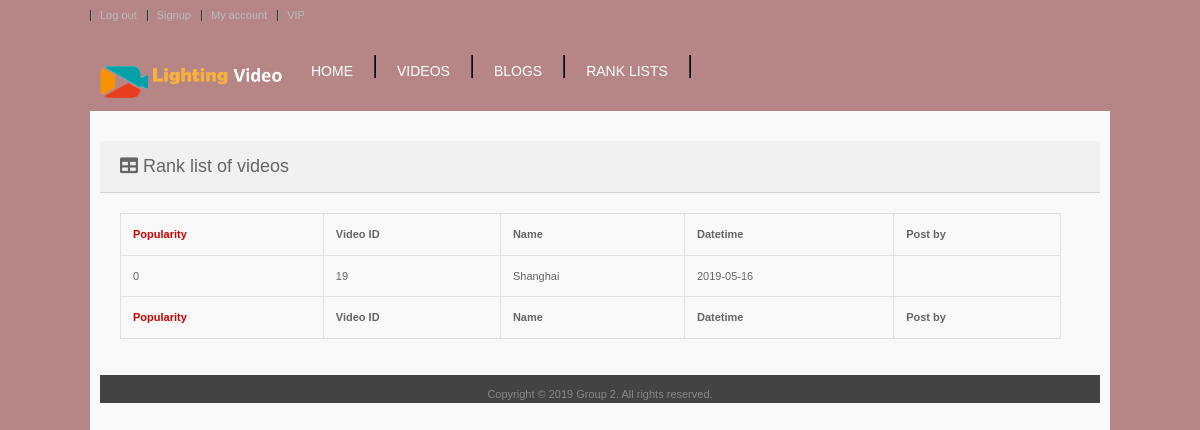
/rank_list/ranklist.php (signed in), run on an earlier commit of the app's database.
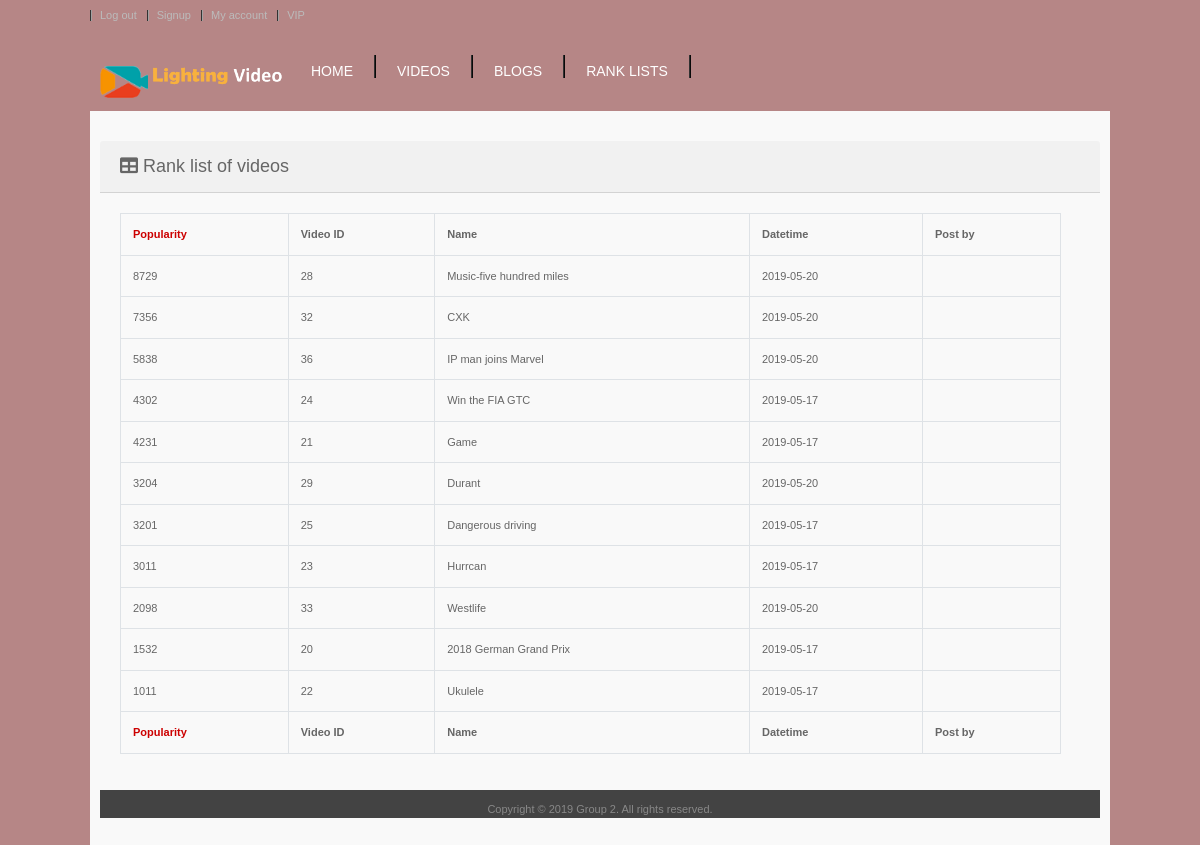
And on a later commit of the database.
### tables this page shows
CREATE TABLE `videos` (
  `vd_id` int(20) NOT NULL,
  `vd_name` varchar(30) NOT NULL,
  `vd_content` text NOT NULL,
  `vd_date` date NOT NULL,
  `vd_file` text NOT NULL,
  `vd_popularity` int(99) DEFAULT NULL
);

### includes/table_videos_rank_list.php (the view, shortened to what this page needs)
<div style="margin-top: 20px;">
  <div class="card-header" style="font-size: 18px;">
    <i class="fas fa-table"></i>
    Rank list of videos</div>
  <div class="card-body">
    <div class="table-responsive">
      <div style="width:98%;">
        <table class="table table-bordered" id="dataTable" width="100%" cellspacing="0">
          <?php
           $queryr  = 'SELECT * ';
           $queryr .= 'FROM videos ';
           $queryr .= 'ORDER BY vd_popularity DESC';
           $resultr = mysqli_query($connection, $queryr);
           ?>
          <thead>
            <tr>
              <th style="color: #cc0000;font-weight: 900;">Popularity</th>
              <th>Video ID</th>
              <th>Name</th>
              <th>Datetime</th>
              <th>Post by</th>
            </tr>
          </thead>
          <tfoot>
            <tr>
              <th style="color: #cc0000;font-weight: 900;">Popularity</th>
              <th>Video ID</th>
              <th>Name</th>
              <th>Datetime</th>
              <th>Post by</th>
            </tr>
          </tfoot>
          <tbody>
            <?php
             while ($row = mysqli_fetch_array($resultr)) {
               echo "<tr>";
               echo "<td>" . $row["vd_popularity"] . "</td>";
               echo "<td>" . $row["vd_id"] . "</td>";
               echo "<td>" . $row["vd_name"] . "</td>";
               echo "<td>" . $row["vd_date"] . "</td>";
               echo "<td>" . $row["ac_id"] . "</td>";
               echo "</tr>";
             }
             ?>
          </tbody>
        </table>
      </div>
    </div>
  </div>
</div>

What changed in the data, as far as the page shows it:
removed videos: vd_popularity "0", vd_id "19", vd_name "Shanghai", vd_date "2019-05-16"
added videos: vd_popularity "8729", vd_id "28", vd_name "Music-five hundred miles", vd_date "2019-05-20"
added videos: vd_popularity "7356", vd_id "32", vd_name "CXK", vd_date "2019-05-20"
added videos: vd_popularity "5838", vd_id "36", vd_name "IP man joins Marvel", vd_date "2019-05-20"
added videos: vd_popularity "4302", vd_id "24", vd_name "Win the FIA GTC", vd_date "2019-05-17"
added videos: vd_popularity "4231", vd_id "21", vd_name "Game", vd_date "2019-05-17"
added videos: vd_popularity "3204", vd_id "29", vd_name "Durant", vd_date "2019-05-20"
added videos: vd_popularity "3201", vd_id "25", vd_name "Dangerous driving", vd_date "2019-05-17"
added videos: vd_popularity "3011", vd_id "23", vd_name "Hurrcan", vd_date "2019-05-17"
added videos: vd_popularity "2098", vd_id "33", vd_name "Westlife", vd_date "2019-05-20"
added videos: vd_popularity "1532", vd_id "20", vd_name "2018 German Grand Prix", vd_date "2019-05-17"
added videos: vd_popularity "1011", vd_id "22", vd_name "Ukulele", vd_date "2019-05-17"
